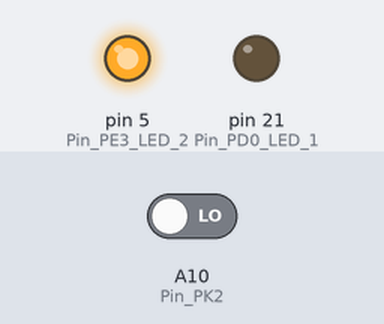
Recording of a sketch running on a simulated Arduino Mega 2560, built with avr-gcc and run on an emulated ATmega2560. On the bench: output pins drawn as LEDs (lit = HIGH). Inputs (shaded band) come from the test bench; at power-on: A10 (Pin_PK2) LOW.

Above: at 1.2 s.
1.3 s: A10 (Pin_PK2) driven HIGH
At 2.3 s:
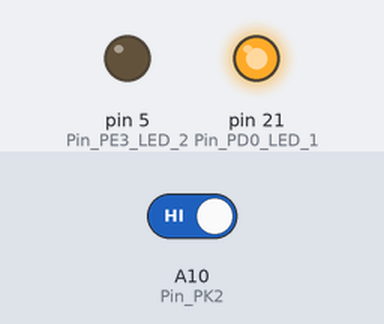
2.8 s: A10 (Pin_PK2) driven LOW
At 3.4 s:
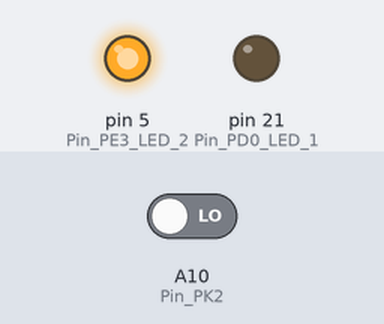
Timing chart, 0 to 5.8 s (numbered marks = the images above; inputs shaded):
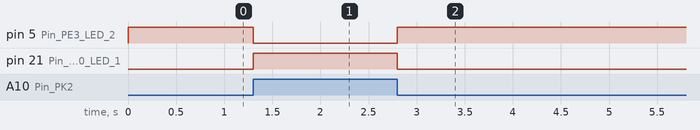

Measured:
- after the input at 1.3 s, pin 5 (Pin_PE3_LED_2): HIGH → LOW at once; pin 21 (Pin_PD0_LED_1): LOW → HIGH at once
- after the input at 2.8 s, pin 5 (Pin_PE3_LED_2): LOW → HIGH at once; pin 21 (Pin_PD0_LED_1): HIGH → LOW at once

The sketch:

sketch_sep25a.ino
```cpp
int btn;
void setup() {
  // put your setup code here, to run once:
  pinMode(A10, INPUT); //Pin PK2
  pinMode(21, OUTPUT); //Pin PD0 LED 1
  pinMode(5, OUTPUT); //Pin PE3 LED 2
  Serial.begin(115200);

}

void loop() {
  // put your main code here, to run repeatedly:
  btn = digitalRead(A10);
  if(btn == 1){
    digitalWrite(21, HIGH);
    digitalWrite(5,LOW);
  } else {
    digitalWrite(21, LOW);
    digitalWrite(5, HIGH);
  }

}
```
